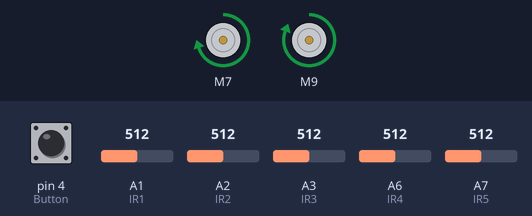
The sketch below on a simulated Arduino Nano, built with avr-gcc and run on an emulated ATmega328P. Shown: 2 × DC motor (green arrow = forward, orange = backward, longer = faster). Inputs (shaded band) come from the test bench; at power-on: A1 (IR1) = 512, A3 (IR3) = 512, A2 (IR2) = 512, A6 (IR4) = 512, pin 4 (Button) HIGH, A7 (IR5) = 512.

Above: at 3.2 s.
3.3 s: A1 (IR1) set to 492
At 4.4 s:
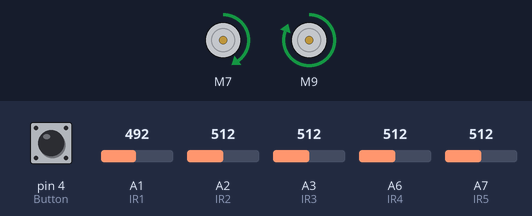
4.9 s: A3 (IR3) set to 482
At 6.1 s:
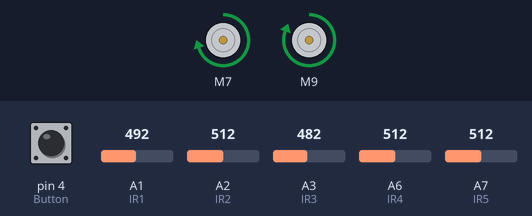
6.4 s: A2 (IR2) set to 490
At 7.2 s:
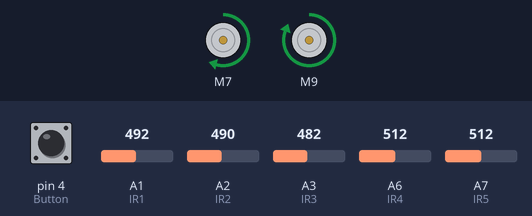
7.9 s: A2 (IR2) set to 510
At 8.4 s:
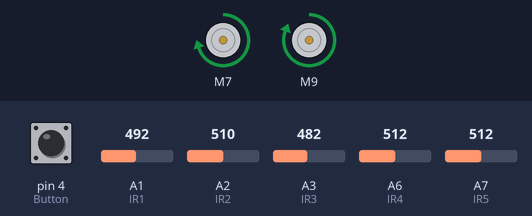
9.4 s: A6 (IR4) set to 490
At 10.6 s:
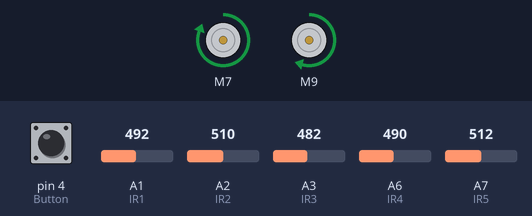
10.9 s: A6 (IR4) set to 510
At 11.9 s:
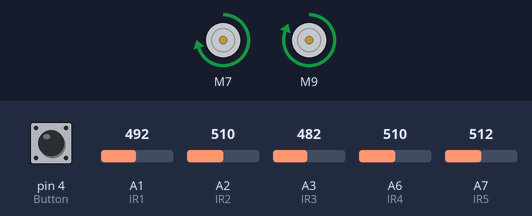
Timing chart, 0 to 13.4 s (numbered marks = the images above; inputs shaded):
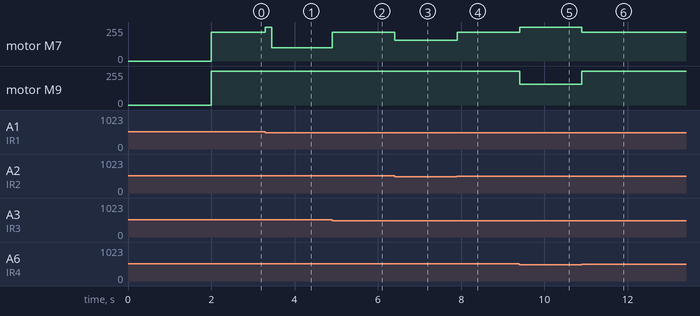

The sketch:

PetrosainsLower_V1.3_500RPM.ino.ino
```cpp
#include <SparkFun_TB6612.h>

#define PWMA 5
#define AIN2 6
#define AIN1 7
#define STBY 8
#define BIN1 9                                                  //motor
#define BIN2 10
#define PWMB 11


const int offsetA = 1;
const int offsetB = 1;

Motor motorLeft = Motor(AIN1, AIN2, PWMA, offsetA, STBY);
Motor motorRight = Motor(BIN1, BIN2, PWMB, offsetB, STBY);


/////////////////////////////////////////////////////////////////////////////////////

int Button = 4;

int IR1 = A1;//left sensor                                                      //pin
int IR2 = A2;
int IR3 = A3;
int IR4 = A6;
int IR5 = A7;//right sensor


/////////////////////////////////////////////////////////////////////////////////////
                                                           //others

int L = 0;//Left
int S = 1;//Straight
int R = 2;//Right


/////////////////////////////////////////////////////////////////////////////////////


int SetPath[] = {
  R,S,R,R,S,L,L,L,S,L,L,L,S,R,R,R,R,L,L,L,S,R,R

  };
int Side = 0;


/////////////////////////////////////////////////////////////////////////////////////
int Time = 150;
int Speed = 255;
int different = 40;
int Turned = 0;
int TotalTurns = ((sizeof(SetPath)) / 2);
int turnSpeed =100;
int correction = 220;

void setup() {
  pinMode(Button, INPUT);
  pinMode(IR1, INPUT);
  pinMode(IR2, INPUT);
  pinMode(IR3, INPUT);
  pinMode(IR4, INPUT);
  pinMode(IR5, INPUT);

  while (digitalRead(Button) == LOW); {
  }
  delay(2000);
  }


void loop() {
  if ((analogRead(IR1) >500) && (analogRead(IR5) >500)) {
    lineFollow();

    if (different>40){
      different=different-1;
      }
  }
  else {
    brake();
    decision();
  }
}


void lineFollow() {


  if ( (analogRead(IR2)>500)&&(analogRead(IR4)>500) )   {

   different = 40;
    if (Side == 0) {
    if (analogRead(IR3) <500) {
      turnRight();
    }
    else if (analogRead(IR3) >500) {
      turnLeft();
    }
    }
    else if (Side == 1) {
    if (analogRead(IR3) <500) {
      turnLeft();
    }
    else if (analogRead(IR3) >500) {
      turnRight();
    }
  }
}
  else if ( (analogRead(IR2)<500)&&(analogRead(IR4)>500) ){
  different=100;
  turnLeft();
  }

  else if ( (analogRead(IR2)>500)&&(analogRead(IR4)<500) ){
  different=100;
  turnRight();
  }
}
void turnLeft() {
  motorLeft.drive((Speed-different), 1);
  motorRight.drive(Speed, 1);
}
void turnRight() {
  motorLeft.drive(Speed, 1);
  motorRight.drive((Speed-different), 1);
}


void brake(){
digitalWrite(STBY, HIGH);

digitalWrite(AIN1,HIGH);
digitalWrite(AIN2,HIGH);
analogWrite(PWMA,255);

digitalWrite(BIN1,HIGH);
digitalWrite(BIN2,HIGH);
analogWrite(PWMB,255);
    }

    void decision() {
  if (Turned < TotalTurns) {
    if (SetPath[Turned] == 0) {
      //Left
      Left();
    }
    else if (SetPath[Turned] == 1) {
      //Straight
      Straight();
    }
    else if (SetPath[Turned] == 2) {
      //Right
      Right();
    }
  }

  else {
    //Stop
  brake();

    while (digitalRead(Button) == HIGH); {

  }
  delay(100000000000);
  Straight();
    Turned=-1;
  }


  Turned = Turned + 1;
}
void Left() {
  brake();

  brake();
  motorRight.drive(255, Time);

  brake();
  while (analogRead(IR3) >500) {
    motorRight.drive(turnSpeed, 1);
  }
  brake();
  different=correction ;
  Side = 0;
}

void Straight() {
  while((analogRead(IR1) <500)||(analogRead(IR5) <500)){
  lineFollow();
  }
}

void Right() {
  {
  brake();

  brake();
  motorLeft.drive(255, Time);
  brake();
  while (analogRead(IR3) >500) {
    motorLeft.drive(turnSpeed, 1);
  }
  brake();
  different= correction ;
  Side = 1;
}
  }
```

Measured:
- the behaviour switches between 501 and 500 on A1 (IR1) (found by bisection; images 0 and 1)
- the behaviour switches between 500 and 499 on A3 (IR3) (found by bisection; images 1 and 2)
- the behaviour switches between 500 and 499 on A2 (IR2) (found by bisection; images 2 and 3)
- after the input at 3.3 s, motor M7: forward 215/255 → forward 255/255 at once, → forward 100/255 0.15 s later
- after the input at 4.9 s, motor M7: forward 100/255 → forward 215/255 at once
- after the input at 6.4 s, motor M7: forward 215/255 → forward 155/255 at once
- after the input at 7.9 s, motor M7: forward 155/255 → forward 215/255 at once
- after the input at 9.4 s, motor M7: forward 215/255 → forward 255/255 at once; motor M9: forward 255/255 → forward 155/255 at once
- after the input at 10.9 s, motor M7: forward 255/255 → forward 215/255 at once; motor M9: forward 155/255 → forward 255/255 at once
